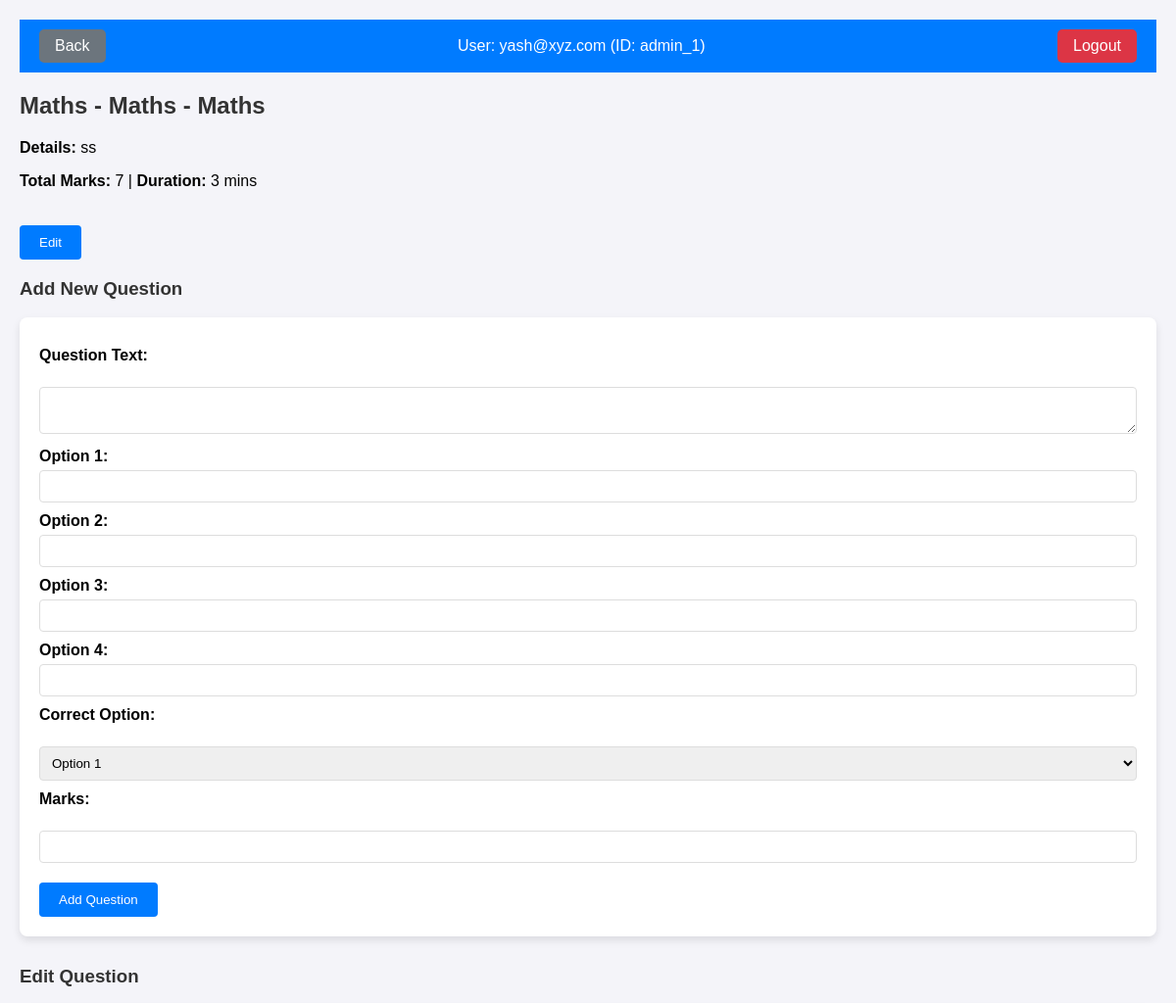
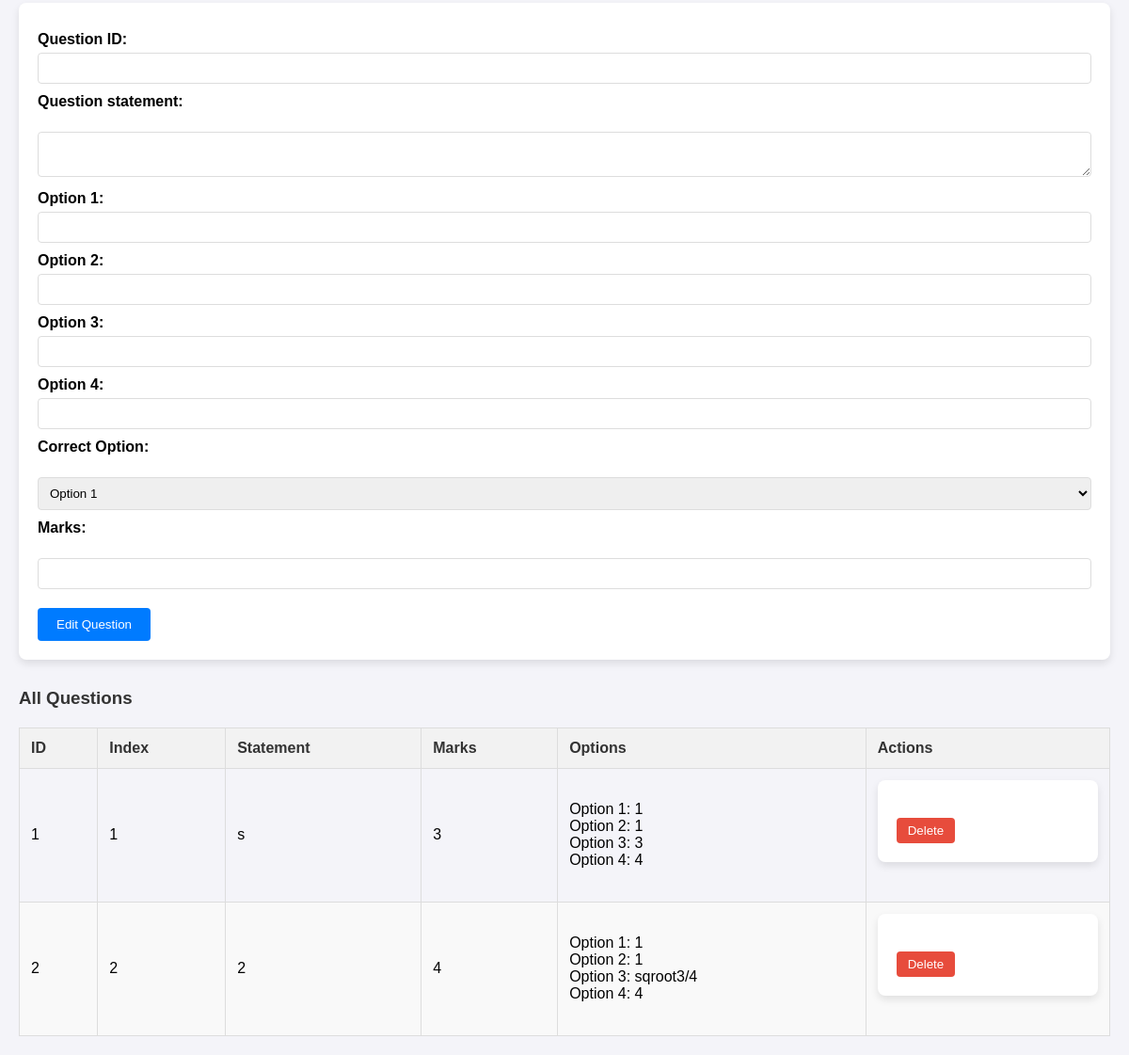
/admin/dashboard/subject/1/chapter/1/quiz/1 (signed in), run on the app's committed database (2 pictures, top to bottom).
### controllers/model.py (models this page shows)
class Admin(db.Model):
    __tablename__ = 'Admin'
    id = db.Column(db.Integer, primary_key=True, autoincrement=True)
    name = db.Column(db.String(100), nullable=False)
    email = db.Column(db.String(120), nullable=False, unique=True)
    password = db.Column(db.String(255), nullable=False)

class Subject(db.Model):
    __tablename__ = 'Subject'
    id = db.Column(db.Integer, primary_key=True, autoincrement=True)
    name = db.Column(db.String(100), nullable=False)
    description = db.Column(db.Text)
    chapters = db.relationship('Chapter', backref='subject', lazy=True, cascade='all, delete-orphan')

class Chapter(db.Model):
    __tablename__ = 'Chapter'
    id = db.Column(db.Integer, primary_key=True, autoincrement=True)
    name = db.Column(db.String(100), nullable=False)
    description = db.Column(db.Text)
    subject_id = db.Column(db.Integer, db.ForeignKey('Subject.id', ondelete='CASCADE'), nullable=False)

class Quiz(db.Model):
    __tablename__ = 'Quiz'
    id = db.Column(db.Integer, primary_key=True, autoincrement=True)
    name = db.Column(db.String(100), nullable=False)
    description = db.Column(db.Text)
    chapter_id = db.Column(db.Integer, db.ForeignKey('Chapter.id', ondelete='CASCADE'), nullable=False)
    create_date = db.Column(db.DateTime, default=datetime.now(timezone.utc))
    startline = db.Column(db.DateTime, nullable=False)
    total_score = db.Column(db.Integer, nullable=False,default =0)
    duration = db.Column(db.Integer, nullable=False)
    deadline = db.Column(db.DateTime, nullable=False)
    status = db.Column(db.String(50), nullable=False, default="draft")
    approved = db.Column(db.Boolean, nullable=False, default=False)
    user_answers = db.relationship('UserAnswer', back_populates='quiz')

class Questions(db.Model):
    __tablename__ = 'Questions'
    id = db.Column(db.Integer, primary_key=True, autoincrement=True)
    index = db.Column(db.Integer,autoincrement=True,default=0)
    text = db.Column(db.Text, nullable=False)
    quiz_id = db.Column(db.Integer, db.ForeignKey('Quiz.id', ondelete='CASCADE'), nullable=False)
    option1 = db.Column(db.String(255), nullable=False)
    option2 = db.Column(db.String(255), nullable=False)
    option3 = db.Column(db.String(255), nullable=False)
    option4 = db.Column(db.String(255), nullable=False)
    correct_option = db.Column(db.Integer, nullable=False)
    marks = db.Column(db.Integer, nullable=False)

### app.py (the view)
@app.route('/admin/dashboard/subject/<int:subject_id>/chapter/<int:chapter_id>/quiz/<int:quiz_id>',methods =['GET','POST'])
@login_required
def manage_question(subject_id,chapter_id,quiz_id):
    return manage_Question(subject_id,chapter_id,quiz_id)

### app.py (called while the page is built)
@login_manager.user_loader
def load_user(user_id):
    role, user_id = user_id.split("_")
    if role == 'admin':
        admin = Admin.query.get(int(user_id))
        if admin:
            return UserLogin(f"admin_{admin.id}", "admin",admin.email)
    elif role == 'user':
        user = User.query.get(int(user_id))
        if user:
            return UserLogin(f"user_{user.id}", "user",user.email)
    return None

### controllers/function.py (called while the page is built)
def get_total_marks(quiz_id):
    total_marks = db.session.query(func.sum(Questions.marks)).filter(Questions.quiz_id == quiz_id).scalar()
    return total_marks if total_marks is not None else 0

### templates/admin/manage_question.html (shortened to what this page needs)
<!DOCTYPE html>
<html lang="en">
<head>
</head>
<body>
    <div class="header">
        <a href="{{ url_for('manage_quiz',subject_id=subject.id,chapter_id=chapter.id,quiz_id=quiz.id) }}"
            class="back-btn">Back</a>
        <div class="user-info">
            <span>User: {{ current_user.email }} (ID: {{ current_user.id }})</span>
        </div>
        <a href="{{ url_for('logout') }}" class="logout-btn">Logout</a>
    </div>
    <div class="container">
        <h2>{{ subject.name }} - {{ chapter.name }} - {{ quiz.name }}</h2>
        <p><strong>Details:</strong> {{ quiz.description }}</p>
        <p><strong>Total Marks:</strong> {{ total_marks }} | <strong>Duration:</strong> {{ quiz.duration }} mins
        </p>
        <button type="button" class="btn-action"
            onclick="window.location.href='/admin/dashboard/subject/{{ subject.id }}/chapter/{{ chapter.id }}/quiz/{{ quiz.id }}/index_quiz'">Edit</button>
        {% if current_user.role == 'admin' %}
        <h3>Add New Question</h3>
        <form action="/admin/dashboard/subject/{{subject.id}}/chapter/{{chapter.id}}/quiz/{{quiz.id}}" method="POST">
            <label for="text">Question Text:</label><br>
            <textarea name="text" id="text" required></textarea><br>
            <label>Option 1:</label><input type="text" name="option1" required><br>
            <label>Option 2:</label><input type="text" name="option2" required><br>
            <label>Option 3:</label><input type="text" name="option3" required><br>
            <label>Option 4:</label><input type="text" name="option4" required><br>
            <label for="correct_option">Correct Option:</label><br>
            <select name="correct_option" id="correct_option" required>
                <option value="1">Option 1</option>
            </select><br>
            <label for="marks">Marks:</label><br>
            <input type="number" name="marks" id="marks" required><br>
            <button type="submit">Add Question</button>
        </form>
        <h3>Edit Question</h3>
        <form action="/admin/dashboard/subject/{{subject.id}}/chapter/{{chapter.id}}/quiz/{{quiz.id}}" method="POST">
            <label for="edit_question_id">Question ID:</label>
            <input type="number" id="edit_question_id" name="question_id" required>
            <label for="text">Question statement:</label><br>
            <textarea name="text" id="text" required></textarea><br>
            <label>Option 1:</label><input type="text" name="option1" required><br>
            <label>Option 2:</label><input type="text" name="option2" required><br>
            <label>Option 3:</label><input type="text" name="option3" required><br>
            <label>Option 4:</label><input type="text" name="option4" required><br>
            <label for="correct_option">Correct Option:</label><br>
            <select name="correct_option" id="correct_option" required>
                <option value="1">Option 1</option>
            </select><br>
            <label for="marks">Marks:</label><br>
            <input type="number" name="marks" id="marks" required><br>
            <button type="submit">Edit Question</button>
        </form>
        {% endif %}
        <h3>All Questions</h3>
        <table>
            <thead>
                <tr>
                    <th>ID</th>
                    <th>Index</th>
                    <th>Statement</th>
                    <th>Marks</th>
                    <th>Options</th>
                    <th>Actions</th>
                </tr>
            </thead>
            <tbody>
                {% for question in questions %}
                <tr>
                    <td>{{question.id}}</td>
                    <td>{{ question.index}}</td>
                    <td>{{ question.text }}</td>
                    <td>{{question.marks }}</td>
                    <td>
                        Option 1: {{ question.option1 }} <br>
                        Option 2: {{ question.option2 }} <br>
                        Option 3: {{ question.option3 }} <br>
                        Option 4: {{ question.option4 }}
                    </td>
                    <td>
                        <form method="POST"
                            action="{{ url_for('manage_question', subject_id=subject.id, chapter_id=chapter.id, quiz_id=quiz.id) }}">
                            <button type="submit" class="btn-delete"
                                onclick="return confirm('Are you sure you want to delete this question?')">Delete</button>
                        </form>
                    </td>
                </tr>
                {% endfor %}
            </tbody>
        </table>
    </div>
</body>
</html>

### templates/admin/manage_question.html (style rules this page uses)
body { font-family: Arial, sans-serif; margin: 20px; background-color: #f4f4f9; }
h2, h3 { color: #333; }
.container { max-width: 1200px; margin: 0 auto; }
form { background-color: #fff; padding: 20px; border-radius: 8px; box-shadow: 0 4px 8px rgba(0, 0, 0, 0.1); margin-bottom: 30px; }
.btn-action { background-color: #007bff; color: white; padding: 10px 20px; border: none; border-radius: 4px; cursor: pointer; margin-top: 20px; }
form label { font-weight: bold; display: block; margin-top: 10px; }
form input[type="text"], form input[type="number"], form select, form textarea { width: 100%; padding: 8px; margin-top: 5px; border: 1px solid #ddd; border-radius: 4px; box-sizing: border-box; }
form button { background-color: #007bff; color: white; padding: 10px 20px; border: none; border-radius: 4px; cursor: pointer; margin-top: 20px; }
table { width: 100%; border-collapse: collapse; margin-top: 20px; }
table, th, td { border: 1px solid #ddd; }
th, td { padding: 12px; text-align: left; }
th { background-color: #f2f2f2; color: #333; }
tr:nth-child(even) { background-color: #f9f9f9; }
.btn-delete { background-color: #e74c3c; color: white; border: none; padding: 6px 12px; border-radius: 4px; cursor: pointer; }
.header { display: flex; justify-content: space-between; align-items: center; padding: 10px 20px; background-color: #007bff; color: white; }
.header .user-info { font-size: 16px; }
.logout-btn { background-color: #dc3545; padding: 8px 16px; border-radius: 5px; text-decoration: none; color: white; }
.header .back-btn { background-color: #6c757d; padding: 8px 16px; border-radius: 5px; text-decoration: none; color: white; }

### data on the page
Admin: email "yash@xyz.com"
Subject: name "Maths"
Chapter: name "Maths"
Quiz: name "Maths", description "ss", duration "3"
Questions: id "1", index "1", text "s", marks "3", option1 "1", option2 "1", option3 "3", option4 "4"
Questions: id "2", index "2", text "2", marks "4", option1 "1", option2 "1", option3 "sqroot3/4", option4 "4"

### other printed values
{{ current_user.id }} "admin_1"
{{ total_marks }} "7"
